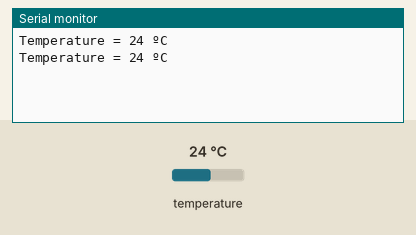
Recording of a sketch running on a simulated STM32 Blue Pill. Parts: the last lines printed to the serial monitor. The inputs (shaded band) are chosen by the test bench; at power-on: temperature 24 °C.

Above: at 3.3 s.
3.4 s: temperature set to 12 °C
At 5.2 s:
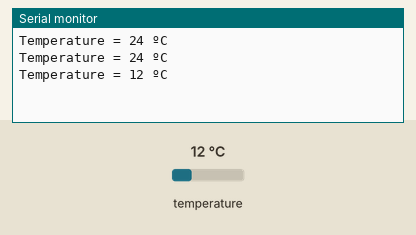
5.9 s: temperature set to 19 °C
At 6.5 s:
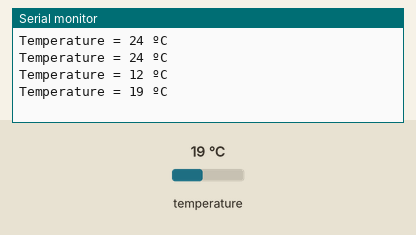
Timing chart, 0 to 8.9 s (numbered marks = the images above; inputs shaded):
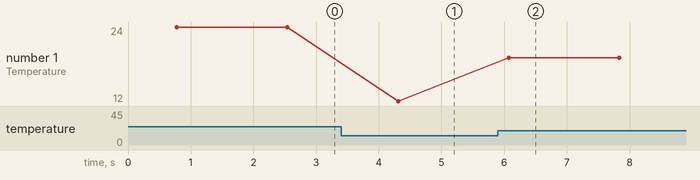

The sketch:

temperature_reading.ino
```cpp
/**
  Creative DIY Microcontroller Projects with C, published by Packt
  Chapter 9: IoT temperature-logging system.
  Read temperature sensor values from the SMT32 Blue Pill.
  By Pedro Santana
  Ver. 1
  March, 2021
*/
#include <DallasTemperature.h>

#define PIN_1_WIRE PB12

OneWire pinWire(PIN_1_WIRE);
DallasTemperature sensors(&pinWire);

void setup() {
  Serial.begin(115200);
  sensors.begin();
}

void loop() {
  sensors.requestTemperatures();
  int temp = sensors.getTempCByIndex(0);
  Serial.print("Temperature = ");
  Serial.print(temp);
  Serial.println(" ºC");
  delay(1000);
}
```

Measured:
- after the input at 3.4 s, the serial monitor: prints a new line after 0.91 s (image 1)
- after the input at 5.9 s, the serial monitor: prints a new line after 0.17 s (image 2)
- plotted number 1: 24 → 12 after the input at 3.4 s, 12 → 19 after the input at 5.9 s
